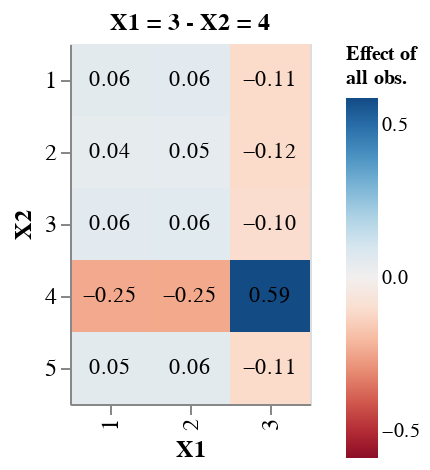

The notebook cell saved with this chart:
### Markdown cell above
Now we take one raked value ($X_1 = 3$ and $X_2 = 4$) and we look at how it is nfluenced by the observations.

### Code cell
index = np.argmax(np.abs(df_y.grad_y))
index_raked_1 = df_y.iloc[index].raked_1
index_raked_2 = df_y.iloc[index].raked_2
df_y_loc = df_y.loc[(df_y.raked_1==index_raked_1)&(df_y.raked_2==index_raked_2)]
max_scale = max(abs(df_y_loc['grad_y'].min()), abs(df_y_loc['grad_y'].max()))

base = alt.Chart(df_y_loc).encode(
    x=alt.X('X1:N', axis=alt.Axis(title='X1')),
    y=alt.Y('X2:N', axis=alt.Axis(title='X2')),
)

heatmap = base.mark_rect().encode(
    color=alt.Color('grad_y:Q',
        scale=alt.Scale(scheme='redblue', domain=[-max_scale, max_scale]),
        legend=alt.Legend(title=['Effect of', 'all obs.']))
)

text = base.mark_text(baseline='middle').encode(
    alt.Text('grad_y:Q', format='.2f')
)

chart = alt.layer(heatmap, text
).properties(
    title='X1 = ' + str(int(index_raked_1)) + ' - X2 = ' + str(int(index_raked_2)),
    width=120,
    height=180
).configure_title(
    fontSize=12
).configure_axis(
    labelFontSize=12,
    titleFontSize=12
).configure_legend(
    labelFontSize=10,
    titleFontSize=10
)
chart

### Figure 1 — Vega-Lite specification as saved in the notebook (floating-point values rounded to 4 significant figures)
{"config": {"view": {"continuousWidth": 300, "continuousHeight": 300}, "axis": {"labelFontSize": 12, "titleFontSize": 12}, "legend": {"labelFontSize": 10, "titleFontSize": 10}, "title": {"fontSize": 12}}, "layer": [{"mark": {"type": "rect"}, "encoding": {"color": {"field": "grad_y", "legend": {"title": ["Effect of", "all obs."]}, "scale": {"domain": [-0.5873, 0.5873], "scheme": "redblue"}, "type": "quantitative"}, "x": {"axis": {"title": "X1"}, "field": "X1", "type": "nominal"}, "y": {"axis": {"title": "X2"}, "field": "X2", "type": "nominal"}}}, {"mark": {"type": "text", "baseline": "middle"}, "encoding": {"text": {"field": "grad_y", "format": ".2f", "type": "quantitative"}, "x": {"axis": {"title": "X1"}, "field": "X1", "type": "nominal"}, "y": {"axis": {"title": "X2"}, "field": "X2", "type": "nominal"}}}], "data": {"name": "data-09b09d4229864e356c822f889860f089"}, "height": 180, "title": "X1 = 3 - X2 = 4", "width": 120, "$schema": "https://vega.github.io/schema/vega-lite/v5.17.0.json", "datasets": {"data-09b09d4229864e356c822f889860f089": [{"raked_1": 3, "raked_2": 4, "X1": 1, "X2": 1, "grad_y": 0.05545}, {"raked_1": 3, "raked_2": 4, "X1": 2, "X2": 1, "grad_y": 0.05901}, {"raked_1": 3, "raked_2": 4, "X1": 3, "X2": 1, "grad_y": -0.1123}, {"raked_1": 3, "raked_2": 4, "X1": 1, "X2": 2, "grad_y": 0.04438}, {"raked_1": 3, "raked_2": 4, "X1": 2, "X2": 2, "grad_y": 0.04771}, {"raked_1": 3, "raked_2": 4, "X1": 3, "X2": 2, "grad_y": -0.1173}, {"raked_1": 3, "raked_2": 4, "X1": 1, "X2": 3, "grad_y": 0.05923}, {"raked_1": 3, "raked_2": 4, "X1": 2, "X2": 3, "grad_y": 0.06277}, {"raked_1": 3, "raked_2": 4, "X1": 3, "X2": 3, "grad_y": -0.103}, {"raked_1": 3, "raked_2": 4, "X1": 1, "X2": 4, "grad_y": -0.2451}, {"raked_1": 3, "raked_2": 4, "X1": 2, "X2": 4, "grad_y": -0.2456}, {"raked_1": 3, "raked_2": 4, "X1": 3, "X2": 4, "grad_y": 0.5873}, {"raked_1": 3, "raked_2": 4, "X1": 1, "X2": 5, "grad_y": 0.05352}, {"raked_1": 3, "raked_2": 4, "X1": 2, "X2": 5, "grad_y": 0.05704}, {"raked_1": 3, "raked_2": 4, "X1": 3, "X2": 5, "grad_y": -0.1135}]}}
